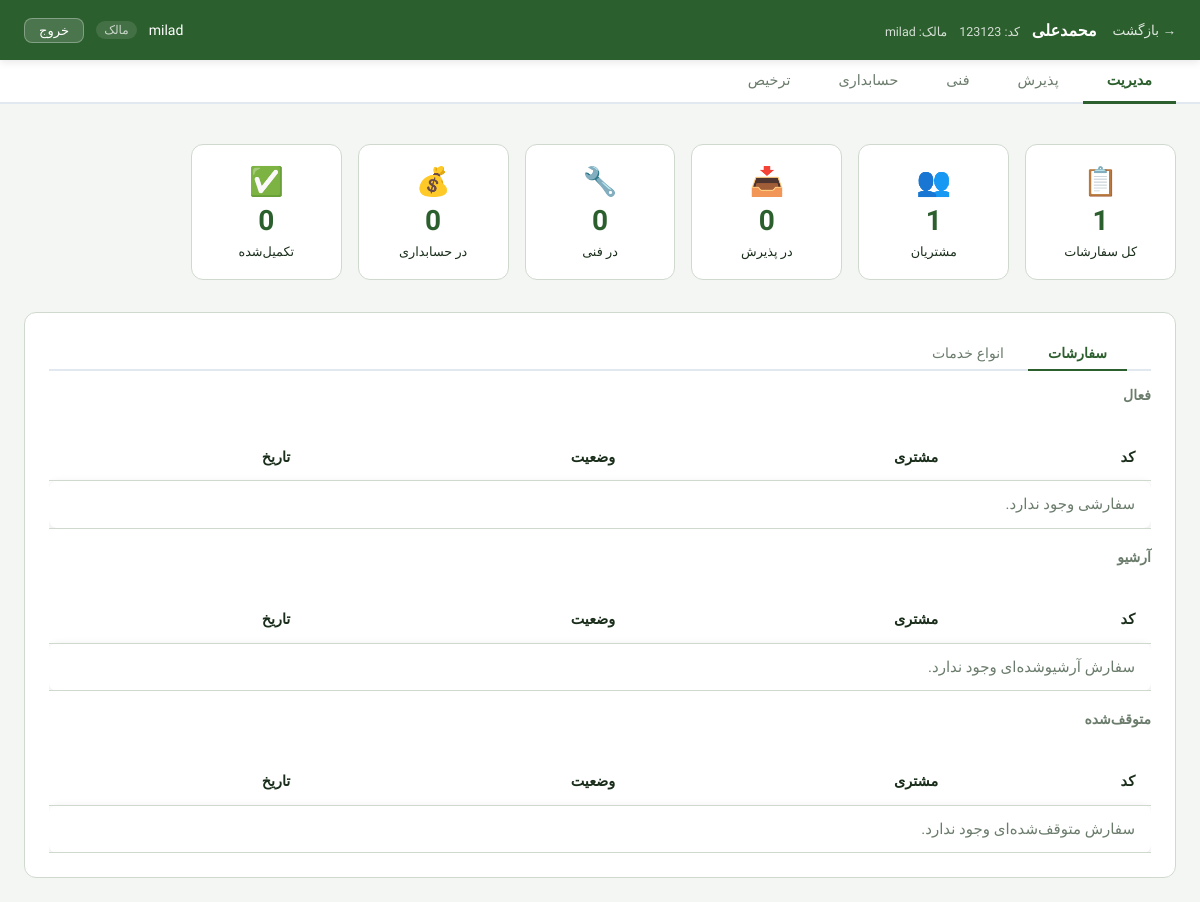
The app's page /14/management/ (signed in) with its own data.
### accounts/models.py (models this page shows, shortened)
class Workshop(models.Model):
    owner = models.ForeignKey(settings.AUTH_USER_MODEL, on_delete=models.CASCADE)
    name = models.CharField(max_length=150)
    code = models.CharField(max_length=10, unique=True, blank=True)
    is_active = models.BooleanField(default=True)
    national_code = models.CharField(max_length=30, null=True, blank=True)
    address = models.CharField(max_length=250, null=True, blank=True)
    created_at = models.DateTimeField(auto_now_add=True)

class User(AbstractUser):
    phone = models.CharField(max_length=15, blank=True)
    email = models.EmailField(unique=True)
    class Meta:
        swappable = 'AUTH_USER_MODEL'

class WorkshopMembership(models.Model):
    ROLE_CHOICES = [
        ('owner', 'مالک'),
        ('management', 'مدیریت'),
        ('technical', 'فنی'),
        ('accounting', 'حسابداری'),
        ('reception', 'پذیرش'),
        ('delivery', 'ترخیص'),
        ('operator', 'اپراتور'),
    ]
    workshop = models.ForeignKey(
        Workshop,
        on_delete=models.CASCADE,
        related_name='memberships'
    )
    user = models.ForeignKey(
        'accounts.User',
        on_delete=models.CASCADE,
        related_name='workshop_memberships'
    )
    role = models.CharField(max_length=30, choices=ROLE_CHOICES, default='management')
    is_active = models.BooleanField(default=True)
    joined_at = models.DateTimeField(auto_now_add=True)
    class Meta:
        unique_together = ('workshop', 'user')

### orders/views.py (the view)
# urls.py: path('<int:workshop_id>/management/', views.management_tab, name='management'),
@login_required
def management_tab(request, workshop_id):
    workshop, membership, allowed_tabs = _get_workshop_and_membership(
        request, workshop_id, 'management'
    )
    if request.method == 'POST':
        from .forms import ServiceTypeForm
        form = ServiceTypeForm(request.POST)
        if form.is_valid():
            svc = form.save(commit=False)
            svc.workshop = workshop
            svc.save()
            return redirect('orders:management', workshop_id=workshop_id)
    else:
        from .forms import ServiceTypeForm
        form = ServiceTypeForm()
    status_counts = dict(
        Order.objects.filter(workshop=workshop)
        .values_list('status')
        .annotate(c=Count('id'))
    )
    total_orders = sum(status_counts.values())
    total_customers = Customer.objects.filter(workshop=workshop).count()
    service_types = ServiceType.objects.filter(workshop=workshop).order_by('-created_at')
    orders_list = (
        Order.objects.filter(
            workshop=workshop,
            status__in=['management', 'done'],
            is_archived=False,
            is_stopped=False,
        ).select_related('customer').order_by('-created_at')
    )
    archived_orders = (
        Order.objects.filter(workshop=workshop, is_archived=True)
        .select_related('customer').order_by('-created_at')
    )
    stopped_orders = (
        Order.objects.filter(workshop=workshop, is_stopped=True, is_archived=False)
        .select_related('customer').order_by('-created_at')
    )
    context = _base_context(workshop, membership, allowed_tabs, 'management')
    context.update({
        'form': form,
        'workshop_id': workshop.id,
        'status_counts': status_counts,
        'total_orders': total_orders,
        'total_customers': total_customers,
        'service_types': service_types,
        'orders_list': orders_list,
        'archived_orders': archived_orders,
        'stopped_orders': stopped_orders,
    })
    return render(request, 'orders/management_tab.html', context)

### orders/views.py (called while the page is built)
def _get_workshop_and_membership(request, workshop_id, required_tab):
    workshop = get_object_or_404(Workshop, pk=workshop_id)
    membership = get_object_or_404(
        WorkshopMembership,
        workshop=workshop,
        user=request.user,
        is_active=True
    )
    allowed_tabs = ROLE_TAB_ACCESS.get(membership.role, [])
    if required_tab not in allowed_tabs:
        raise Http404("دسترسی به این تب مجاز نیست")
    return workshop, membership, allowed_tabs

def _base_context(workshop, membership, allowed_tabs, active_tab):
    return {
        'workshop': workshop,
        'membership': membership,
        'allowed_tabs': allowed_tabs,
        'active_tab': active_tab,
    }

### templates/orders/management_tab.html (shortened to what this page needs)
{% extends 'orders/_dashboard_base.html' %}
{% load static %}
{% block tab_content %}
<div class="kpi-grid">
    <div class="kpi-card">
        <span class="kpi-icon">📋</span>
        <div class="kpi-value">{{ total_orders }}</div>
        <div class="kpi-label">کل سفارشات</div>
    </div>
    <div class="kpi-card">
        <span class="kpi-icon">👥</span>
        <div class="kpi-value">{{ total_customers }}</div>
        <div class="kpi-label">مشتریان</div>
    </div>
    <div class="kpi-card">
        <span class="kpi-icon">📥</span>
        <div class="kpi-value">{{ status_counts.reception|default:0 }}</div>
        <div class="kpi-label">در پذیرش</div>
    </div>
    <div class="kpi-card">
        <span class="kpi-icon">🔧</span>
        <div class="kpi-value">{{ status_counts.technical|default:0 }}</div>
        <div class="kpi-label">در فنی</div>
    </div>
    <div class="kpi-card">
        <span class="kpi-icon">💰</span>
        <div class="kpi-value">{{ status_counts.accounting|default:0 }}</div>
        <div class="kpi-label">در حسابداری</div>
    </div>
    <div class="kpi-card">
        <span class="kpi-icon">✅</span>
        <div class="kpi-value">{{ status_counts.done|default:0 }}</div>
        <div class="kpi-label">تکمیل‌شده</div>
    </div>
</div>
<div class="section-card">
    <div class="tab-nav">
        <button class="tab-btn active" data-tab="orders">سفارشات</button>
        <button class="tab-btn" data-tab="services">انواع خدمات</button>
    </div>
    <div id="tab-orders" class="tab-pane active">
        <h4>فعال</h4>
        <div class="orders-table-wrap">
            <table class="service-table">
                <thead>
                <tr>
                    <th>کد</th>
                    <th>مشتری</th>
                    <th>وضعیت</th>
                    <th>تاریخ</th>
                </tr>
                </thead>
                <tbody>
                {% for o in orders_list %}
                <tr class="order-row" data-id="{{ o.id }}" style="cursor:pointer;">
                    <td>{{ o.code }}</td>
                    <td>{{ o.customer.name }}</td>
                    <td>{{ o.get_status_display }}</td>
                    <td>{{ o.created_at|date:"Y/m/d" }}</td>
                </tr>
                {% empty %}
                <tr>
                    <td colspan="4" class="empty-state">سفارشی وجود ندارد.</td>
                </tr>
                {% endfor %}
                </tbody>
            </table>
        </div>
        <h4>آرشیو</h4>
        <div class="orders-table-wrap">
            <table class="service-table">
                <thead>
                <tr>
                    <th>کد</th>
                    <th>مشتری</th>
                    <th>وضعیت</th>
                    <th>تاریخ</th>
                </tr>
                </thead>
                <tbody>
                {% for o in archived_orders %}
                <tr class="order-row" data-id="{{ o.id }}" style="cursor:pointer;">
                    <td>{{ o.code }}</td>
                    <td>{{ o.customer.name }}</td>
                    <td>{{ o.get_status_display }}</td>
                    <td>{{ o.created_at|date:"Y/m/d" }}</td>
                </tr>
                {% empty %}
                <tr>
                    <td colspan="4" class="empty-state">سفارش آرشیوشده‌ای وجود ندارد.</td>
                </tr>
                {% endfor %}
                </tbody>
            </table>
        </div>
        <h4>متوقف‌شده</h4>
        <div class="orders-table-wrap">
            <table class="service-table">
                <thead>
                <tr>
                    <th>کد</th>
                    <th>مشتری</th>
                    <th>وضعیت</th>
                    <th>تاریخ</th>
                </tr>
                </thead>
                <tbody>
                {% for o in stopped_orders %}
                <tr class="order-row" data-id="{{ o.id }}" style="cursor:pointer;">
                    <td>{{ o.code }}</td>
                    <td>{{ o.customer.name }}</td>
                    <td>{{ o.get_status_display }}</td>
                    <td>{{ o.created_at|date:"Y/m/d" }}</td>
                </tr>
                {% empty %}
                <tr>
                    <td colspan="4" class="empty-state">سفارش متوقف‌شده‌ای وجود ندارد.</td>
                </tr>
                {% endfor %}
                </tbody>
            </table>
        </div>
    </div>
</div>
{% endblock %}

### templates/orders/_dashboard_base.html (shortened to what this page needs)
{% load static %}
<!DOCTYPE html>
<html lang="fa" dir="rtl">
<head>
    <link rel="stylesheet" href="{% static 'orders/css/dashboard.css' %}">
</head>
<body>
<header class="site-header">
    <div class="header-inner">
        <div class="header-right">
            <a href="{% url 'accounts:dashboard' %}" class="btn-back" id="btn-back">&#8594; بازگشت</a>
            <div class="workshop-info">
                <span class="workshop-name">{{ workshop.name }}</span>
                {% if workshop.national_code %}
                    <span class="workshop-meta">کد: {{ workshop.national_code }}</span>
                {% endif %}
                <span class="workshop-meta">مالک: {{ workshop.owner.get_full_name|default:workshop.owner.username }}</span>
            </div>
        </div>
        <div class="header-left">
            <span class="user-name">{{ request.user.get_full_name|default:request.user.username }}</span>
            <span class="user-role">{{ membership.get_role_display }}</span>
            <a href="{% url 'accounts:logout' %}" class="btn-logout">خروج</a>
        </div>
    </div>
</header>
<nav class="tab-nav">
    <div class="tab-nav-inner">
        {% if 'reception' in allowed_tabs %}
            <a href="{% url 'orders:management' workshop.id %}"
               class="tab-link {% if active_tab == 'management' %}active{% endif %}">مدیریت</a>
        {% endif %}
        {% if 'reception' in allowed_tabs %}
            <a href="{% url 'orders:tab_reception' workshop.id %}"
               class="tab-link {% if active_tab == 'reception' %}active{% endif %}">پذیرش</a>
        {% endif %}
        {% if 'technical' in allowed_tabs %}
            <a href="{% url 'orders:tab_technical' workshop.id %}"
               class="tab-link {% if active_tab == 'technical' %}active{% endif %}">فنی</a>
        {% endif %}
        {% if 'accounting' in allowed_tabs %}
            <a href="{% url 'orders:tab_accounting' workshop.id %}"
               class="tab-link {% if active_tab == 'accounting' %}active{% endif %}">حسابداری</a>
        {% endif %}
        {% if 'delivery' in allowed_tabs %}
            <a href="{% url 'orders:tab_delivery' workshop.id %}"
               class="tab-link {% if active_tab == 'delivery' %}active{% endif %}">ترخیص</a>
        {% endif %}
    </div>
</nav>
<main class="main-content">
    {% block tab_content %}{% endblock %}
</main>
</body>
</html>

### static/orders/css/dashboard.css (style rules this page uses)
*, *::before, *::after { box-sizing: border-box; margin: 0; padding: 0; }
:root { --primary: #2c5f2e; --primary-dk: #1e4220; --primary-lt: #e8f5e9; --accent: #f57c00; --bg: #f4f6f3; --surface: #ffffff; --border: #d0d9ce; --text: #1a2e1b; --text-muted: #6b7c6c; --danger: #c62828; --radius: 8px; --shadow: 0 2px 8px rgba(0, 0, 0, .10); }
body { font-family: 'Vazirmatn', sans-serif; background: var(--bg); color: var(--text); min-height: 100vh; direction: rtl; }
.site-header { background: var(--primary); color: #fff; padding: 0 1.5rem; height: 60px; display: flex; align-items: center; box-shadow: var(--shadow); position: sticky; top: 0; z-index: 100; }
.header-inner { width: 100%; display: flex; justify-content: space-between; align-items: center; gap: 1rem; }
.header-right { display: flex; align-items: center; gap: 1rem; }
.header-left { display: flex; align-items: center; gap: .75rem; }
.btn-back { color: #fff; text-decoration: none; font-size: .85rem; opacity: .85; white-space: nowrap; }
.workshop-name { font-weight: 700; font-size: 1rem; }
.workshop-meta { font-size: .78rem; opacity: .8; margin-right: .5rem; }
.user-name { font-size: .88rem; font-weight: 500; }
.user-role { font-size: .75rem; opacity: .75; background: rgba(255, 255, 255, .15); padding: 2px 8px; border-radius: 20px; }
.btn-logout { background: rgba(255, 255, 255, .15); color: #fff; border: 1px solid rgba(255, 255, 255, .3); padding: 4px 14px; border-radius: var(--radius); text-decoration: none; font-size: .82rem; transition: background .2s; }
.tab-nav { background: var(--surface); border-bottom: 2px solid var(--border); padding: 0 1.5rem; }
.tab-nav-inner { display: flex; gap: 0; }
.tab-link { display: inline-block; padding: .75rem 1.5rem; text-decoration: none; color: var(--text-muted); font-size: .9rem; border-bottom: 3px solid transparent; margin-bottom: -2px; transition: color .2s, border-color .2s; white-space: nowrap; }
.tab-link.active { color: var(--primary); border-bottom-color: var(--primary); font-weight: 600; }
.main-content { padding: 1.5rem; max-width: 1200px; margin: 0 auto; }
.orders-table-wrap { overflow-x: auto; }
.empty-state { text-align: center; color: var(--text-muted); padding: 3rem; background: var(--surface); border-radius: var(--radius); box-shadow: var(--shadow); }
.kpi-grid { display: grid; grid-template-columns: repeat(auto-fill, minmax(150px, 1fr)); gap: 1rem; margin-bottom: 2rem; }
.kpi-card { background: var(--surface); border: 1px solid var(--border); border-radius: 12px; padding: 1.25rem 1rem; text-align: center; display: flex; flex-direction: column; align-items: center; gap: 0.4rem; }
.kpi-icon { font-size: 1.75rem; }
.kpi-value { font-size: 1.75rem; font-weight: 700; color: var(--primary); }
.kpi-label { font-size: 0.8rem; color: var(--text-secondary); }
.section-card { background: var(--surface); border: 1px solid var(--border); border-radius: 12px; padding: 1.5rem; }
.service-table { width: 100%; margin-top: 1.5rem; border-collapse: collapse; font-size: 0.9375rem; font-family: inherit; }
.service-table thead { background: var(--surface-dark); }
.service-table th, .service-table td { padding: 0.75rem 1rem; text-align: right; border-bottom: 1px solid var(--border); font-size: inherit; line-height: 1.5; }
.service-table th { font-weight: 600; font-size: 0.9rem; color: var(--text-secondary); }
.tab-nav { display: flex; gap: 4px; border-bottom: 2px solid var(--border-color, #e2e8f0); margin-bottom: 16px; }
.tab-btn { padding: 8px 20px; border: none; background: none; cursor: pointer; font-size: 14px; color: var(--text-muted, #64748b); border-bottom: 2px solid transparent; margin-bottom: -2px; transition: color 0.2s, border-color 0.2s; }
.tab-btn.active { color: var(--primary, #3b82f6); border-bottom-color: var(--primary, #3b82f6); font-weight: 600; }
#tab-orders h4 { margin: 20px 0 8px; font-size: 14px; color: var(--text-muted, #64748b); font-weight: 600; }
#tab-orders h4:first-child { margin-top: 0; }

### records on screen
Workshop: name "محمدعلی", national_code "123123", owner.get_full_name "milad"
User: user.get_full_name "milad"
WorkshopMembership: role "مالک"

### other values on screen
{{ total_orders }} "1"
{{ total_customers }} "1"
{{ status_counts.reception|default:0 }} "0"
{{ status_counts.technical|default:0 }} "0"
{{ status_counts.accounting|default:0 }} "0"
{{ status_counts.done|default:0 }} "0"
